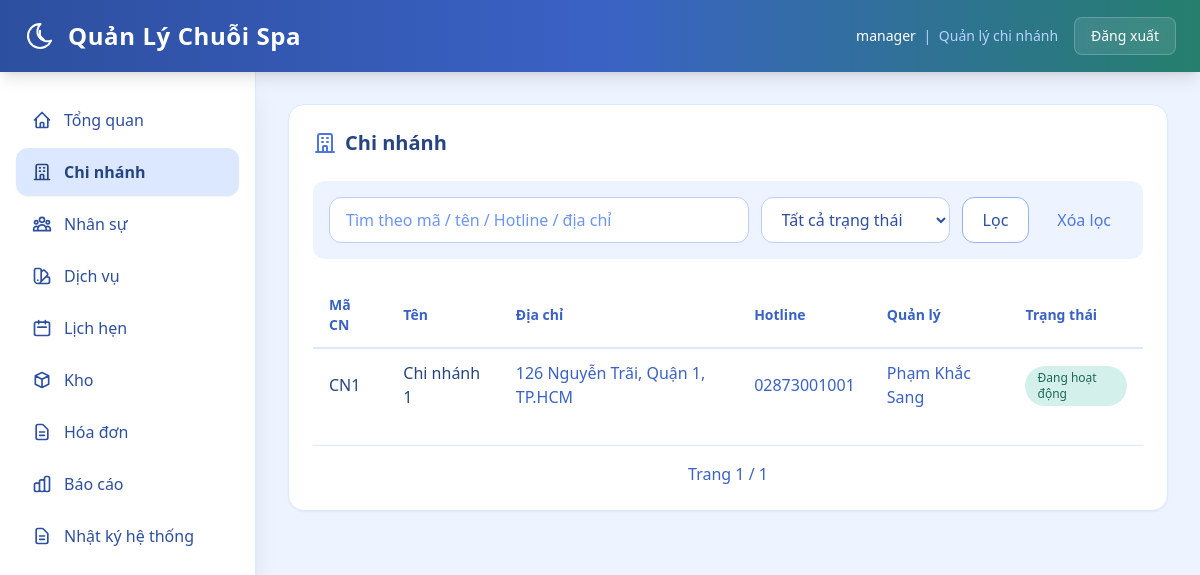
Screenshot of /web/branches (signed in) with the database file from the repository.
### backend/models.py (models this page shows, shortened)
class TimestampMixin:
    created_at = db.Column(db.DateTime, nullable=False, default=datetime.utcnow)

class User(db.Model, TimestampMixin):
    __tablename__ = "users"
    id = db.Column(db.Integer, primary_key=True)
    username = db.Column(db.String(64), nullable=False, unique=True, index=True)
    password_hash = db.Column(db.String(255), nullable=False)
    role = db.Column(db.String(32), nullable=False, default="branch_manager")
    branch_id = db.Column(db.Integer, db.ForeignKey("branches.id"), nullable=True, index=True)
    staff_id = db.Column(db.Integer, db.ForeignKey("staffs.id"), nullable=True, index=True)
    is_active = db.Column(db.Boolean, nullable=False, default=True)
    branch = db.relationship("Branch", lazy="joined")
    staff = db.relationship("Staff", lazy="joined")
    @property
    def is_super_admin(self) -> bool:
        return self.role == "super_admin"

class Branch(db.Model, TimestampMixin):
    __tablename__ = "branches"
    id = db.Column(db.Integer, primary_key=True)
    branch_code = db.Column(db.String(16), nullable=True, unique=True, index=True)
    name = db.Column(db.String(255), nullable=False, unique=True)
    address = db.Column(db.String(500), nullable=True)
    phone = db.Column(db.String(32), nullable=True, unique=True)
    manager_staff_id = db.Column(db.Integer, db.ForeignKey("staffs.id"), nullable=True, index=True)
    status = db.Column(db.String(32), nullable=False, default="active")
    manager_staff = db.relationship("Staff", foreign_keys=[manager_staff_id], lazy="joined")

class Staff(db.Model, TimestampMixin):
    __tablename__ = "staffs"
    id = db.Column(db.Integer, primary_key=True)
    branch_id = db.Column(db.Integer, db.ForeignKey("branches.id"), nullable=False, index=True)
    full_name = db.Column(db.String(255), nullable=False)
    phone = db.Column(db.String(32), nullable=True, unique=True, index=True)
    title = db.Column(db.String(64), nullable=True)
    status = db.Column(db.String(32), nullable=False, default="active")
    start_date = db.Column(db.Date, nullable=True)
    branch = db.relationship("Branch", foreign_keys=[branch_id], lazy="joined")

### backend/web_modules/chi_nhanh.py (the view, shortened to what this page needs)
@web_bp.get("/branches")
@roles_required("super_admin", "branch_manager")
def branches():
    user = g.web_user
    q = parse_text(request.args.get("q"))
    status = normalize_choice(request.args.get("status"), {"active", "inactive"}, "")
    edit_id = parse_int(request.args.get("edit_id"))
    page = parse_page(request.args.get("page"), default=1)
    query = Branch.query
    if not user.is_super_admin:
        query = query.filter(Branch.id == user.branch_id)
    if status:
        query = query.filter(Branch.status == status)
    pager = paginate(query.order_by(Branch.id.asc()), page=page, per_page=8)
    edit_row = None
    manager_options: list[Staff] = []
    if user.is_super_admin and edit_id:
        edit_row = db.session.get(Branch, edit_id)
        if edit_row is None:
            return branches_error("Không tìm thấy chi nhánh.", page=page, q=q, status=status)
        manager_options = list_branch_manager_candidates(edit_row.id, edit_row.manager_staff_id)
    form_data = {
        "branch_id": edit_row.id if edit_row else None,
        "branch_code": edit_row.branch_code if edit_row else "",
        "name": edit_row.name if edit_row else "",
        "address": edit_row.address if edit_row else "",
        "phone": edit_row.phone if edit_row else "",
        "manager_staff_id": edit_row.manager_staff_id if edit_row else None,
        "status": edit_row.status if edit_row else "active",
    }
    return render_template(
        "web/branches.html",
        rows=pager.items,
        pager=pager,
        q=q,
        status=status,
        edit_mode=bool(edit_row),
        form_data=form_data,
        manager_options=manager_options,
        can_edit=user.is_super_admin,
    )

### backend/web.py (called while the page is built, shortened)
def parse_text(value: str | None) -> str:
    return (value or "").strip()

def parse_int(value):
    try:
        return int(value)
    except (TypeError, ValueError):
        return None

def parse_page(value, default=1):
    page = parse_int(value)
    if page is None or page < 1:
        return default
    return page

def normalize_choice(value, allowed, default):
    text = parse_text(value).lower()
    if text in allowed:
        return text
    return default

def paginate(query, page, per_page=10):
    return query.paginate(page=page, per_page=per_page, error_out=False)

def role_label(role: str) -> str:
    return ROLE_LABELS.get(role, role)

def can_access_menu_for_user(user: User | None, menu_key: str) -> bool:
    if not user:
        return False
    return menu_key in ROLE_MENU_ACCESS.get(user.role, set())

def list_scope_branches(scope_ids: list[int], order_by: str = "name") -> list[Branch]:
    if not scope_ids:
        return []
    query = Branch.query.filter(Branch.id.in_(scope_ids))
    if order_by == "id":
        query = query.order_by(Branch.id.asc())
    else:
        query = query.order_by(Branch.name.asc())
    return query.all()

def user_scope_branch_ids(user: User | None) -> list[int]:
    if not user:
        return []
    if user.is_super_admin:
        rows = Branch.query.with_entities(Branch.id).order_by(Branch.id.asc()).all()
        return [int(branch_id) for (branch_id,) in rows]
    return [int(user.branch_id)] if user.branch_id else []

def pick_active_branch_id(user: User | None) -> int | None:
    scope_ids = user_scope_branch_ids(user)
    if not scope_ids:
        return None
    if user and not user.is_super_admin:
        return scope_ids[0]

def login_required(fn):
    @wraps(fn)
    def wrapper(*args, **kwargs):
        if not getattr(g, "web_user", None):
            return redirect(url_for("web.login"))
        return fn(*args, **kwargs)
    return wrapper

def roles_required(*allowed_roles):
    def decorator(fn):
        @wraps(fn)
        @login_required
        def wrapper(*args, **kwargs):
            user = getattr(g, "web_user", None)
            if not user or user.role not in allowed_roles:
                flash("Bạn không có quyền truy cập module này.", "error")
                target_endpoint = home_endpoint_for_user(user)
                return redirect(url_for(target_endpoint))
            return fn(*args, **kwargs)
        return wrapper
    return decorator

### backend/templates/web/branches.html (shortened to what this page needs)
{% extends "web/base.html" %}
{% block content %}
  <section class="bg-white rounded-2xl shadow-sm border border-spa-100 p-6 mb-6">
    <h2 class="text-xl font-bold text-spa-800 mb-6 flex items-center gap-2">
      <svg class="w-6 h-6 text-spa-500" fill="none" stroke="currentColor" viewBox="0 0 24 24"><path stroke-linecap="round" stroke-linejoin="round" stroke-width="2" d="M19 21V5a2 2 0 00-2-2H7a2 2 0 00-2 2v16m14 0h2m-2 0h-5m-9 0H3m2 0h5M9 7h1m-1 4h1m4-4h1m-1 4h1m-5 10v-5a1 1 0 011-1h2a1 1 0 011 1v5m-4 0h4"/></svg>
      Chi nhánh
    </h2>
    <form method="get" class="flex flex-wrap items-center gap-3 mb-6 p-4 bg-spa-50 rounded-xl">
      <input type="text" name="q" value="{{ q }}" placeholder="Tìm theo mã / tên / Hotline / địa chỉ"
        class="flex-1 min-w-[250px] px-4 py-2.5 rounded-xl border border-spa-200 bg-white text-spa-700 placeholder-spa-400 focus:border-spa-400 focus:ring-4 focus:ring-spa-100 outline-none transition-all">
      <select name="status"
        class="px-4 py-2.5 rounded-xl border border-spa-200 bg-white text-spa-700 focus:border-spa-400 focus:ring-4 focus:ring-spa-100 outline-none transition-all min-w-[180px]">
        <option value="">Tất cả trạng thái</option>
      </select>
      <button type="submit" class="px-5 py-2.5 rounded-xl border border-spa-300 bg-white text-spa-700 hover:bg-spa-50 font-medium transition-all">
        Lọc
      </button>
      <a href="{{ url_for('web.branches') }}" class="px-4 py-2.5 rounded-xl text-spa-500 hover:text-spa-700 hover:bg-spa-100 transition-all">
        Xóa lọc
      </a>
    </form>
    <div class="overflow-x-auto">
      <table class="w-full">
        <thead>
          <tr class="border-b-2 border-spa-100">
            <th class="text-left py-3 px-4 text-sm font-semibold text-spa-600">Mã CN</th>
            <th class="text-left py-3 px-4 text-sm font-semibold text-spa-600">Tên</th>
            <th class="text-left py-3 px-4 text-sm font-semibold text-spa-600">Địa chỉ</th>
            <th class="text-left py-3 px-4 text-sm font-semibold text-spa-600">Hotline</th>
            <th class="text-left py-3 px-4 text-sm font-semibold text-spa-600">Quản lý</th>
            <th class="text-left py-3 px-4 text-sm font-semibold text-spa-600">Trạng thái</th>
          </tr>
        </thead>
        <tbody class="divide-y divide-spa-50">
          {% for row in rows %}
            <tr class="hover:bg-spa-50/50 transition-colors">
              <td class="py-3 px-4 text-spa-800 font-medium">{{ row.branch_code or ('CN' ~ row.id) }}</td>
              <td class="py-3 px-4 text-spa-800 font-medium">{{ row.name }}</td>
              <td class="py-3 px-4 text-spa-600">{{ row.address or "-" }}</td>
              <td class="py-3 px-4 text-spa-600">{{ row.phone or '-' }}</td>
              <td class="py-3 px-4 text-spa-600">
                {% if row.manager_staff %}
                  {{ row.manager_staff.full_name }}
                {% else %}
                  <a
                    href="{{ url_for('web.staff', branch_id=row.id) }}#staff-editor"
                    class="inline-flex px-3 py-1.5 rounded-lg bg-spa-100 text-spa-700 hover:bg-spa-200 text-sm font-medium transition-all"
                  >Thêm quản lý</a>
                {% endif %}
              </td>
              <td class="py-3 px-4">
                <span class="inline-flex px-3 py-1 rounded-full text-xs font-medium
                  {% if row.status == 'active' %}bg-sage-100 text-sage-700{% else %}bg-spa-200 text-spa-600{% endif %}">
                  {{ 'Đang hoạt động' if row.status == 'active' else 'Ngừng hoạt động' }}
                </span>
              </td>
            </tr>
          {% else %}
            <tr><td colspan="{{ 7 if can_edit else 6 }}" class="py-8 text-center text-spa-400">Không có dữ liệu.</td></tr>
          {% endfor %}
        </tbody>
      </table>
    </div>
    <div class="flex items-center justify-center gap-4 mt-6 pt-4 border-t border-spa-100">
      <span class="text-spa-600">Trang {{ pager.page }} / {{ pager.pages or 1 }}</span>
    </div>
  </section>
{% endblock %}

### backend/templates/web/base.html (shortened to what this page needs)
<!doctype html>
<html lang="vi">
  <head>
    <script src="https://cdn.tailwindcss.com"></script>
  </head>
  <body class="bg-spa-50 h-screen overflow-hidden">
    <header class="fixed inset-x-0 top-0 z-40 bg-gradient-to-r from-spa-700 via-spa-600 to-sage-600 text-white shadow-lg">
      <div class="max-w-full mx-auto h-[72px] px-6 flex items-center justify-between">
        <h1 class="text-2xl font-semibold tracking-wide flex items-center gap-3">
          Quản Lý Chuỗi Spa
        </h1>
        <div class="flex items-center gap-4">
          {% if web_user %}
            <span class="text-spa-100 text-sm">
              <span class="font-medium text-white">{{ web_user.username }}</span>
              <span class="text-spa-200 mx-1">|</span>
              <span class="text-spa-200">{{ role_label(web_user.role) }}</span>
            </span>
            <form method="post" action="{{ url_for('web.logout') }}" class="inline">
              <button type="submit" class="bg-white/10 hover:bg-white/20 text-white px-4 py-2 rounded-lg text-sm font-medium transition-all duration-200 backdrop-blur-sm border border-white/20">
                Đăng xuất
              </button>
            </form>
          {% endif %}
        </div>
      </div>
    </header>
    <aside class="fixed top-[72px] left-0 bottom-0 z-30 w-64 bg-white shadow-xl border-r border-spa-100 overflow-y-auto">
        <nav class="py-6 px-4 space-y-1">
          {% if can_access_menu('dashboard') %}
            <a href="{{ url_for('web.dashboard') }}" class="sidebar-link flex items-center gap-3 px-4 py-3 rounded-xl text-spa-700 hover:bg-spa-100 ">
              <svg class="w-5 h-5" fill="none" stroke="currentColor" viewBox="0 0 24 24"><path stroke-linecap="round" stroke-linejoin="round" stroke-width="2" d="M3 12l2-2m0 0l7-7 7 7M5 10v10a1 1 0 001 1h3m10-11l2 2m-2-2v10a1 1 0 01-1 1h-3m-6 0a1 1 0 001-1v-4a1 1 0 011-1h2a1 1 0 011 1v4a1 1 0 001 1m-6 0h6"/></svg>
              Tổng quan
            </a>
          {% endif %}
          {% if can_access_menu('branches') %}
            <a href="{{ url_for('web.branches') }}" class="sidebar-link flex items-center gap-3 px-4 py-3 rounded-xl text-spa-700 hover:bg-spa-100 {% if request.path.startswith('/web/branches') %}bg-spa-100 text-spa-800 font-semibold shadow-sm{% endif %}">
              <svg class="w-5 h-5" fill="none" stroke="currentColor" viewBox="0 0 24 24"><path stroke-linecap="round" stroke-linejoin="round" stroke-width="2" d="M19 21V5a2 2 0 00-2-2H7a2 2 0 00-2 2v16m14 0h2m-2 0h-5m-9 0H3m2 0h5M9 7h1m-1 4h1m4-4h1m-1 4h1m-5 10v-5a1 1 0 011-1h2a1 1 0 011 1v5m-4 0h4"/></svg>
              Chi nhánh
            </a>
          {% endif %}
          {% if can_access_menu('staff') %}
            <a href="{{ url_for('web.staff') }}" class="sidebar-link flex items-center gap-3 px-4 py-3 rounded-xl text-spa-700 hover:bg-spa-100 ">
              Nhân sự
            </a>
          {% endif %}
          {% if can_access_menu('services') %}
            <a href="{{ url_for('web.services') }}" class="sidebar-link flex items-center gap-3 px-4 py-3 rounded-xl text-spa-700 hover:bg-spa-100 ">
              Dịch vụ
            </a>
          {% endif %}
          {% if can_access_menu('appointments') %}
            <a href="{{ url_for('web.appointments') }}" class="sidebar-link flex items-center gap-3 px-4 py-3 rounded-xl text-spa-700 hover:bg-spa-100 ">
              <svg class="w-5 h-5" fill="none" stroke="currentColor" viewBox="0 0 24 24"><path stroke-linecap="round" stroke-linejoin="round" stroke-width="2" d="M8 7V3m8 4V3m-9 8h10M5 21h14a2 2 0 002-2V7a2 2 0 00-2-2H5a2 2 0 00-2 2v12a2 2 0 002 2z"/></svg>
              Lịch hẹn
            </a>
          {% endif %}
          {% if can_access_menu('inventory') %}
            <a href="{{ url_for('web.inventory') }}" class="sidebar-link flex items-center gap-3 px-4 py-3 rounded-xl text-spa-700 hover:bg-spa-100 ">
              <svg class="w-5 h-5" fill="none" stroke="currentColor" viewBox="0 0 24 24"><path stroke-linecap="round" stroke-linejoin="round" stroke-width="2" d="M20 7l-8-4-8 4m16 0l-8 4m8-4v10l-8 4m0-10L4 7m8 4v10M4 7v10l8 4"/></svg>
              Kho
            </a>
          {% endif %}
          {% if can_access_menu('invoices') %}
            <a href="{{ url_for('web.invoices') }}" class="sidebar-link flex items-center gap-3 px-4 py-3 rounded-xl text-spa-700 hover:bg-spa-100 ">
              <svg class="w-5 h-5" fill="none" stroke="currentColor" viewBox="0 0 24 24"><path stroke-linecap="round" stroke-linejoin="round" stroke-width="2" d="M9 12h6m-6 4h6m2 5H7a2 2 0 01-2-2V5a2 2 0 012-2h5.586a1 1 0 01.707.293l5.414 5.414a1 1 0 01.293.707V19a2 2 0 01-2 2z"/></svg>
              Hóa đơn
            </a>
          {% endif %}
          {% if can_access_menu('reports') %}
            <a href="{{ url_for('web.reports') }}" class="sidebar-link flex items-center gap-3 px-4 py-3 rounded-xl text-spa-700 hover:bg-spa-100 ">
              Báo cáo
            </a>
          {% endif %}
          {% if can_access_menu('activity_logs') %}
            <a href="{{ url_for('web.activity_logs') }}" class="sidebar-link flex items-center gap-3 px-4 py-3 rounded-xl text-spa-700 hover:bg-spa-100 ">
              <svg class="w-5 h-5" fill="none" stroke="currentColor" viewBox="0 0 24 24"><path stroke-linecap="round" stroke-linejoin="round" stroke-width="2" d="M9 12h6m-6 4h6m2 5H7a2 2 0 01-2-2V5a2 2 0 012-2h5.586a1 1 0 01.707.293l5.414 5.414a1 1 0 01.293.707V19a2 2 0 01-2 2z"/></svg>
              Nhật ký hệ thống
            </a>
          {% endif %}
        </nav>
      </aside>
      <main class="fixed top-[72px] left-64 right-0 bottom-0 overflow-y-auto p-8">
        <div class="max-w-7xl mx-auto">
          {% block content %}{% endblock %}
        </div>
      </main>
  </body>
</html>

### backend/templates/web/base.html (style rules this page uses)
html, body { height: 100%; }
body { font-family: 'Segoe UI', Tahoma, Geneva, Verdana, sans-serif; }
.sidebar-link { transition: all 0.2s ease; }

### rows the page displays
User: username "manager", role "Quản lý chi nhánh"
Branch: branch_code "CN1", name "Chi nhánh 1", address "126 Nguyễn Trãi, Quận 1, TP.HCM", phone "02873001001", manager_staff.full_name "Phạm Khắc Sang", status "Đang hoạt động"

### other values shown
{{ pager.page }} "1"
{{ pager.pages or 1 }} "1"
